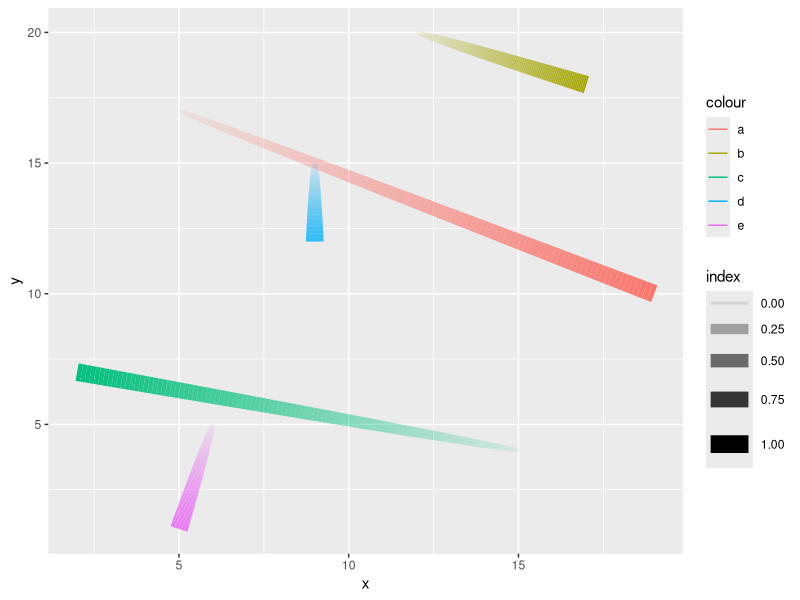
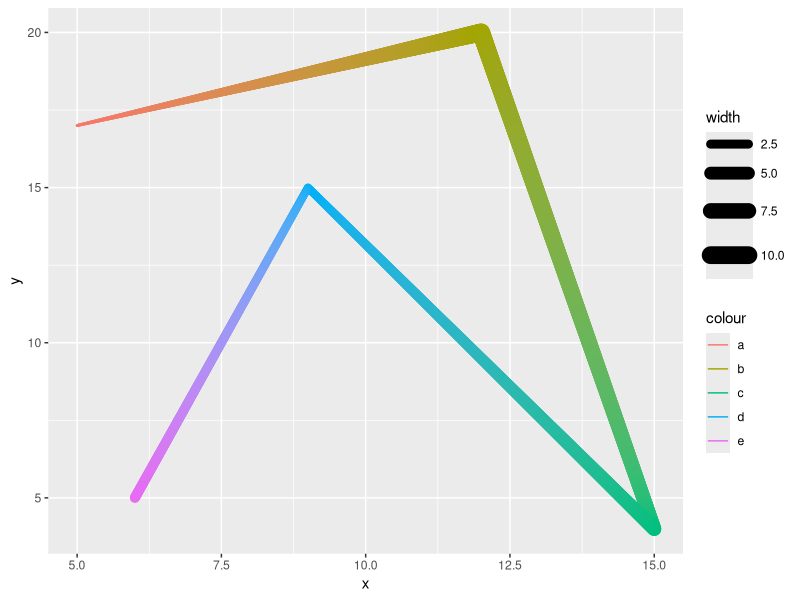
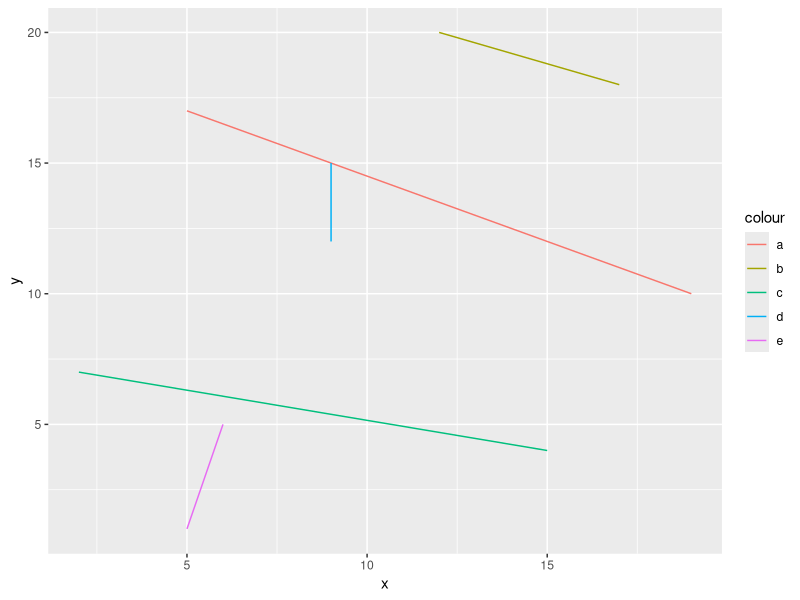

These charts were generated, in order, by the following R code:
library(ggforce)


### Name: geom_link
### Title: Link points with paths
### Aliases: geom_link stat_link stat_link2 geom_link2 geom_link0

### ** Examples

# Lets make some data
lines <- data.frame(
  x = c(5, 12, 15, 9, 6),
  y = c(17, 20, 4, 15, 5),
  xend = c(19, 17, 2, 9, 5),
  yend = c(10, 18, 7, 12, 1),
  width = c(1, 10, 6, 2, 3),
  colour = letters[1:5]
)

ggplot(lines) +
  geom_link(aes(x = x, y = y, xend = xend, yend = yend, colour = colour,
                alpha = stat(index), size = stat(index)))

ggplot(lines) +
  geom_link2(aes(x = x, y = y, colour = colour, size = width, group = 1),
             lineend = 'round', n = 500)

# geom_link0 is simply an alias for geom_segment to put the link geoms in
# line with the other line geoms with multiple versions. `index` is not
# available here
ggplot(lines) +
  geom_link0(aes(x = x, y = y, xend = xend, yend = yend, colour = colour))
